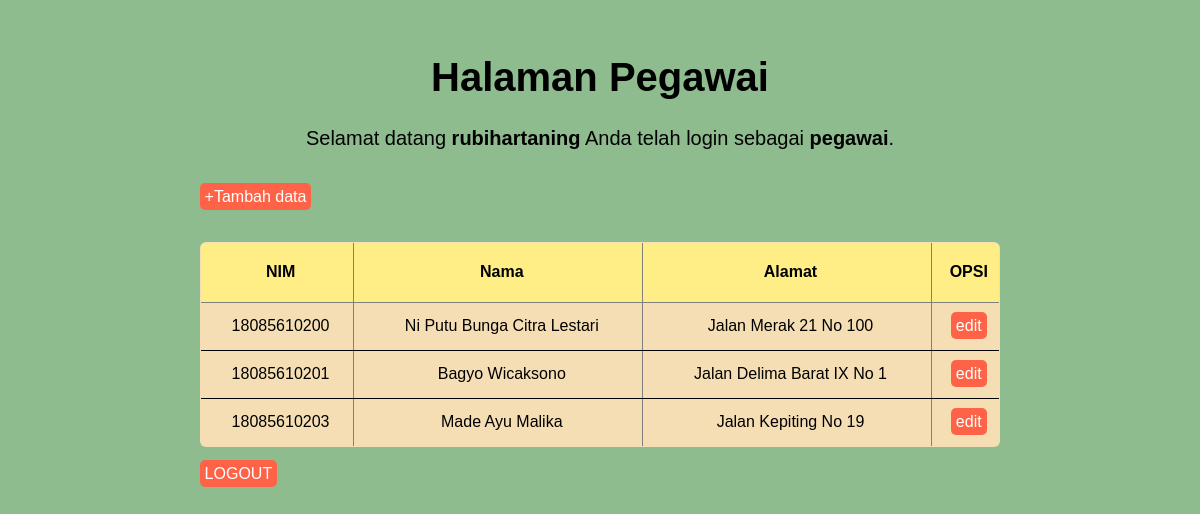
/halaman_pegawai.php (signed in), run on the app's committed database.
### tables this page shows
CREATE TABLE `mahasiswa` (
  `id` int(11) NOT NULL,
  `nim` varchar(255) NOT NULL,
  `nama` varchar(255) NOT NULL,
  `alamat` text NOT NULL
);

### halaman_pegawai.php (the view, shortened to what this page needs)
<!DOCTYPE html>
<html lang="en">
<head>
	<link rel="stylesheet" href="style1.css">
</head>
<body>
	<h1>Halaman Pegawai</h1>
	<p>Selamat datang <b><?php echo $_SESSION['username']; ?></b> Anda telah login sebagai <b><?php echo $_SESSION['level']; ?></b>.</p>
	<br/>
	<div class="link">
	<a href="insert2.php">+Tambah data</a>
	</div>
	<br/>
	<br/>
	<table border="1">
		<thead>
		<tr>
			<th>NIM</th>
			<th>Nama</th>
			<th>Alamat</th>
			<th>OPSI</th>
		</tr>
		</thead>
		<tbody>
		<?php
		include 'koneksi.php';
		$data = mysqli_query($koneksi,"select * from mahasiswa");
		while($d = mysqli_fetch_array($data)){
			?>
			<tr>
				<td><?php echo $d['nim']; ?></td>
				<td><?php echo $d['nama']; ?></td>
				<td><?php echo $d['alamat']; ?></td>
				<td>
					<a href="edit2.php?id=<?php echo $d['id']; ?>">edit</a>
				</td>
			</tr>
			<?php
		}
		?>
		</tbody>
	</table>
	<br>
	<div class="link">
	<a href="logout.php">LOGOUT</a>
	</div>
</body>
</html>

### style1.css (style rules this page uses)
.link { margin-left: 15%; }
a { background-color: tomato; padding: 5px; border-radius: 5px; color: white; text-decoration: none; }
p { font-size: 20px; text-align: center; }
h1 { font-size: 40px; text-align: center; }
table { border-spacing: 1; border-collapse: collapse; background-color: wheat; border-radius: 6px; overflow: hidden; max-width: 800px; width: 100%; margin: 0 auto; position: relative; }
td,th { padding-left: 8px; }
thead tr { height: 60px; background: #ffed86; font-size: 16px; }
tbody tr { height: 48px; border-bottom: 1px solid black; }
td, th { text-align: center; }
body { background: darkseagreen; font: 400 14px; padding: 20px; font-family: Arial, Helvetica, sans-serif; }

### data on the page
mahasiswa: nim "18085610200", nama "Ni Putu Bunga Citra Lestari", alamat "Jalan Merak 21 No 100"
mahasiswa: nim "18085610201", nama "Bagyo Wicaksono", alamat "Jalan Delima Barat IX No 1"
mahasiswa: nim "18085610203", nama "Made Ayu Malika", alamat "Jalan Kepiting No 19"

### other printed values
$_SESSION['username'] "rubihartaning"
$_SESSION['level'] "pegawai"
